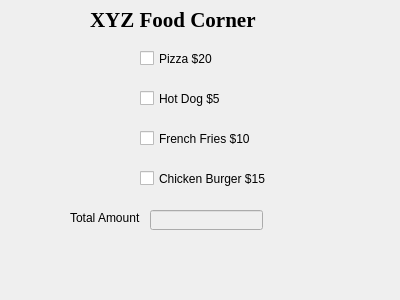
<?xml version="1.0" encoding="UTF-8"?>
<ui version="4.0">
 <class>Dialog</class>
 <widget class="QDialog" name="Dialog">
  <property name="geometry">
   <rect>
    <x>0</x>
    <y>0</y>
    <width>400</width>
    <height>300</height>
   </rect>
  </property>
  <property name="windowTitle">
   <string>Dialog</string>
  </property>
  <widget class="QLabel" name="label">
   <property name="geometry">
    <rect>
     <x>90</x>
     <y>10</y>
     <width>221</width>
     <height>20</height>
    </rect>
   </property>
   <property name="font">
    <font>
     <family>Georgia</family>
     <pointsize>16</pointsize>
     <weight>75</weight>
     <bold>true</bold>
    </font>
   </property>
   <property name="text">
    <string>XYZ Food Corner</string>
   </property>
  </widget>
  <widget class="QLabel" name="label_2">
   <property name="geometry">
    <rect>
     <x>70</x>
     <y>210</y>
     <width>71</width>
     <height>16</height>
    </rect>
   </property>
   <property name="text">
    <string>Total Amount</string>
   </property>
  </widget>
  <widget class="QLineEdit" name="lineAmount">
   <property name="enabled">
    <bool>false</bool>
   </property>
   <property name="geometry">
    <rect>
     <x>150</x>
     <y>210</y>
     <width>113</width>
     <height>20</height>
    </rect>
   </property>
  </widget>
  <widget class="QCheckBox" name="checkPizza20">
   <property name="geometry">
    <rect>
     <x>140</x>
     <y>50</y>
     <width>191</width>
     <height>17</height>
    </rect>
   </property>
   <property name="text">
    <string>Pizza $20</string>
   </property>
  </widget>
  <widget class="QCheckBox" name="checkHotDog5">
   <property name="geometry">
    <rect>
     <x>140</x>
     <y>90</y>
     <width>171</width>
     <height>17</height>
    </rect>
   </property>
   <property name="text">
    <string>Hot Dog $5</string>
   </property>
  </widget>
  <widget class="QCheckBox" name="checkFries10">
   <property name="geometry">
    <rect>
     <x>140</x>
     <y>130</y>
     <width>191</width>
     <height>17</height>
    </rect>
   </property>
   <property name="text">
    <string>French Fries $10</string>
   </property>
  </widget>
  <widget class="QCheckBox" name="checkBurger15">
   <property name="geometry">
    <rect>
     <x>140</x>
     <y>170</y>
     <width>171</width>
     <height>17</height>
    </rect>
   </property>
   <property name="text">
    <string>Chicken Burger $15</string>
   </property>
  </widget>
 </widget>
 <resources/>
 <connections/>
</ui>
